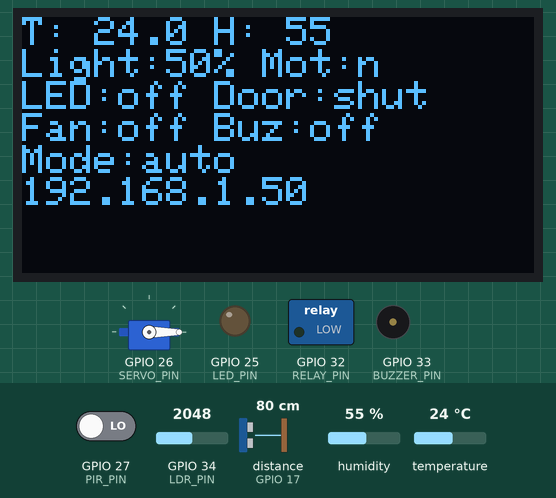
Recording of a sketch running on a simulated ESP32. Parts: servo, 128×64 one-colour display, switched loads named in the sketch (green lamp = pin HIGH), output pins drawn as LEDs (lit = HIGH), buzzer (waves = sounding, pin HIGH). Wiring (inferred from the names in the program): ultrasonic range finder: trigger GPIO 5; echo GPIO 17. The inputs (shaded band) are chosen by the test bench; at power-on: distance to the obstacle (sensor on GPIO 17) 80 cm, temperature 24 °C, GPIO 27 (PIR_PIN) LOW, GPIO 34 (LDR_PIN) = 2048, humidity 55 %. The echo pulse lasts 58.3 µs per cm; WiFi joins after 1.5 s; servers stay silent unless stated; pins used as bus, display or sensor lines are not drawn; what the sketch prints to the serial monitor is not drawn.

Above: at 2.7 s.
2.8 s: distance to the obstacle (sensor on GPIO 17) set to 6 cm
4.3 s: distance to the obstacle (sensor on GPIO 17) set to 3 cm
At 5.6 s:
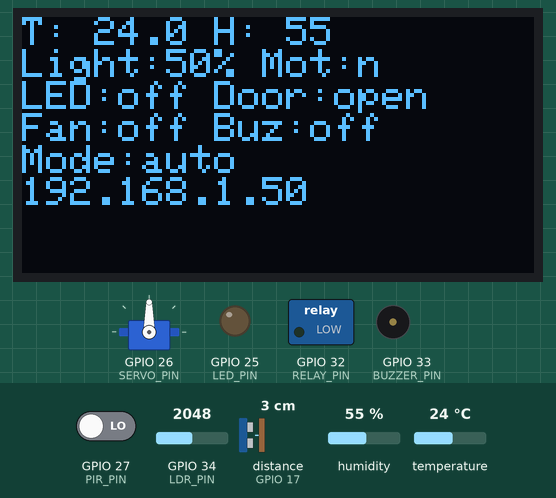
6.0 s: temperature set to 29.1 °C
At 7.1 s:
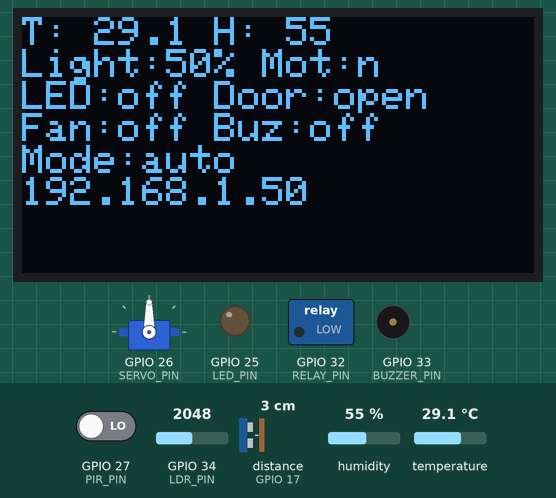
8.0 s: temperature set to 30.3 °C
At 11.4 s:
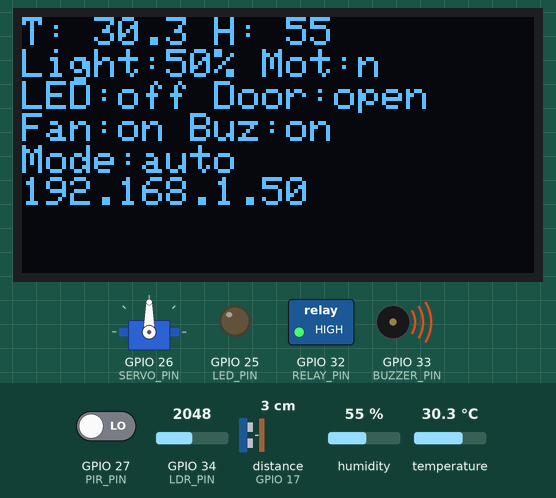
12.0 s: distance to the obstacle (sensor on GPIO 17) set to 9 cm
At 16.4 s:
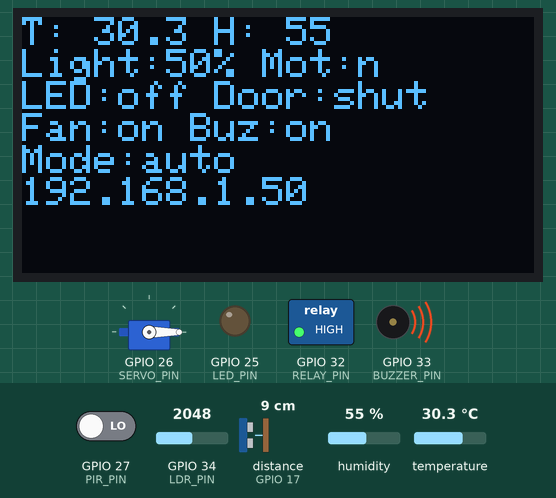
17.0 s: GPIO 27 (PIR_PIN) driven HIGH
At 17.9 s:
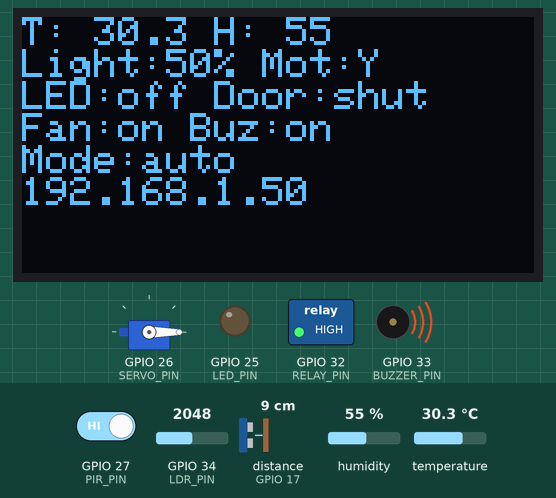
Timing chart, 0 to 20.0 s (numbered marks = the images above; inputs shaded):
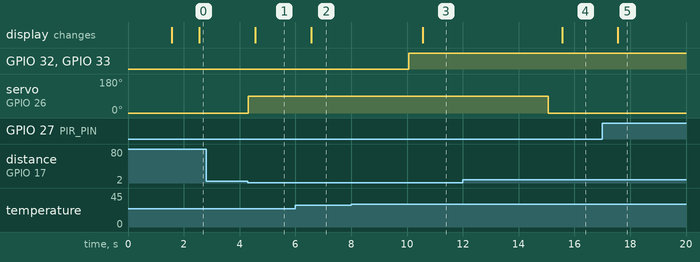

Measured:
- the behaviour switches between 5 and 4 cm on distance to the obstacle (sensor on GPIO 17) (found by bisection; images 0 and 1)
- the behaviour switches between 29.9 and 30 °C on temperature (found by bisection; images 2 and 3)
- after the input at 2.8 s, every drawn part: stays the same
- after the input at 4.3 s, servo on GPIO 26 (SERVO_PIN): 0° → 90° at once; the display: changes after 0.26 s (image 1)
- after the input at 6.0 s, the display: changes after 0.56 s (image 2)
- after the input at 8.0 s, GPIO 32 (RELAY_PIN), GPIO 33 (BUZZER_PIN): LOW → HIGH after 2.1 s; the display: changes after 2.6 s (image 3)
- after the input at 12.0 s, servo on GPIO 26 (SERVO_PIN): 90° → 0° after 3.1 s; the display: changes after 3.6 s (image 4)
- after the input at 17.0 s, the display: changes after 0.56 s (image 5)

The sketch:

smarthome.ino
```cpp
// Ухаалаг гэр: нэг ESP32 дээр бүх зүйл (сенсор, автомат дүрэм, удирдлага, OLED, вэб сервер)
// Library: "DHT sensor library", "Adafruit SSD1306", "Adafruit GFX Library", "ESP32Servo"
#include <WiFi.h>
#include <WebServer.h>
#include <Wire.h>
#include <Adafruit_GFX.h>
#include <Adafruit_SSD1306.h>
#include <DHT.h>
#include <ESP32Servo.h>

// ---- Өөрчлөх хэсэг ----
const char* WIFI_SSID = "Samsung s27 ultira plas";
const char* WIFI_PASS = "00111111";

// ---- Pin ----
#define DHT_PIN 4
#define PIR_PIN 27
#define LDR_PIN 34     // analog (зөвхөн input pin)
#define TRIG_PIN 5
#define ECHO_PIN 17    // HC-SR04 ECHO нь 5V өгдөг тул резисторын хуваагчаар оруулах
#define SONAR_VCC_PIN 19  // HC-SR04 VCC-г GPIO-оос тэжээж байгаа (HIGH)
#define SONAR_GND_PIN 18  // HC-SR04 GND-г GPIO-оор холбосон (LOW)
#define LED_PIN 25
#define SERVO_PIN 26
#define BUZZER_PIN 33
#define RELAY_PIN 32
// OLED: SDA = 21, SCL = 22

// ---- Автомат дүрмийн хязгаарууд ----
const float TEMP_HIGH = 30;                  // °C, buzzer + relay асна
const float TEMP_LOW = 29;                   // °C, энээс доош болвол унтарна
const int DARK_LIGHT = 30;                   // гэрэл 0-100%, энээс бага бол харанхуй
const float DOOR_DISTANCE = 5;               // см
const unsigned long DOOR_CLOSE_DELAY = 3000; // мс
const unsigned long LED_OFF_DELAY = 300000;  // мс (5 минут)
const int DOOR_OPEN_ANGLE = 90;
const int DOOR_CLOSED_ANGLE = 0;

WebServer server(80);
DHT dht(DHT_PIN, DHT22);
Adafruit_SSD1306 oled(128, 64, &Wire, -1);
Servo door;

// сенсорын утгууд
float temperature = NAN, humidity = NAN, distanceCm = -1;
int light = 0, motion = 0;

// төхөөрөмжүүдийн төлөв
bool ledOn = false, doorOpen = false, buzzerOn = false, relayOn = false;
bool autoMode = true;

unsigned long lastMotion = 0, lastNear = 0;
bool tempAlert = false;
String ipText = "";

// температур, чийгшлийн түүх (RAM дотор, 10 секунд тутамд)
const int HIST = 90;
float histT[HIST], histH[HIST];
int histCount = 0, histPos = 0;

// үйл явдлын лог
const int EV = 12;
String evText[EV];
unsigned long evTime[EV];
int evCount = 0, evPos = 0;

const char PAGE[] PROGMEM = R"rawliteral(
<!DOCTYPE html>
<html lang="mn"><head><meta charset="UTF-8">
<meta name="viewport" content="width=device-width, initial-scale=1">
<title>Ухаалаг гэр</title>
<style>
body{font-family:Arial,sans-serif;background:#f2f4f7;margin:0;padding:16px;color:#222}
h1{margin:0 0 12px} h2{margin-top:0;font-size:18px}
.cards{display:flex;gap:12px;flex-wrap:wrap;margin-bottom:12px}
.card{background:#fff;border-radius:8px;padding:12px 16px;min-width:110px;flex:1;box-shadow:0 1px 3px #0002}
.card span{display:block;color:#666;font-size:13px} .card b{font-size:24px}
.box{background:#fff;border-radius:8px;padding:16px;margin-bottom:12px;box-shadow:0 1px 3px #0002}
.alert{background:#d93025;color:#fff;padding:10px 16px;border-radius:8px;margin-bottom:12px;font-weight:bold}
.hint{color:#666;font-size:13px}
table{border-collapse:collapse;width:100%} td{padding:8px;border-bottom:1px solid #eee}
button{padding:6px 12px;border:1px solid #888;border-radius:4px;background:#fff;cursor:pointer}
button:disabled{opacity:.4;cursor:not-allowed}
button.active{background:#1a73e8;color:#fff;border-color:#1a73e8}
.on{color:#188038;font-weight:bold} .off{color:#888}
#events{padding-left:18px;margin:0;font-size:14px} .ev-alert{color:#d93025;font-weight:bold}
canvas{width:100%;height:160px}
</style></head><body>
<h1>Ухаалаг гэр <small id="conn" style="font-size:13px;color:#888"></small></h1>
<div class="cards">
<div class="card"><span>Температур</span><b id="temp">--</b></div>
<div class="card"><span>Чийгшил</span><b id="hum">--</b></div>
<div class="card"><span>Гэрэл</span><b id="light">--</b></div>
<div class="card"><span>Хөдөлгөөн</span><b id="motion">--</b></div>
<div class="card"><span>Зай</span><b id="dist">--</b></div>
</div>
<div id="alert" class="alert" hidden>Анхааруулга: температур 30°C-ээс өндөр байна!</div>
<div class="box"><h2>Удирдлага</h2>
<p>Горим: <button id="m-auto" onclick="send('mode','auto')">Автомат</button>
<button id="m-manual" onclick="send('mode','manual')">Гараар</button></p>
<p id="hint" class="hint">Автомат горимд товчнууд идэвхгүй. Гараар удирдахын тулд "Гараар" горимыг сонго.</p>
<table>
<tr><td>LED</td><td id="s-led"></td><td><button class="ctl" onclick="send('led','on')">Асаах</button> <button class="ctl" onclick="send('led','off')">Унтраах</button></td></tr>
<tr><td>Хаалга (servo)</td><td id="s-door"></td><td><button class="ctl" onclick="send('door','open')">Нээх</button> <button class="ctl" onclick="send('door','closed')">Хаах</button></td></tr>
<tr><td>Сэнс (relay)</td><td id="s-relay"></td><td><button class="ctl" onclick="send('relay','on')">Асаах</button> <button class="ctl" onclick="send('relay','off')">Унтраах</button></td></tr>
<tr><td>Buzzer</td><td id="s-buzzer"></td><td><button class="ctl" onclick="send('buzzer','on')">Асаах</button> <button class="ctl" onclick="send('buzzer','off')">Унтраах</button></td></tr>
</table></div>
<div class="box"><h2>Температур (улаан), чийгшил (цэнхэр)</h2>
<canvas id="chart"></canvas><p id="range" class="hint"></p></div>
<div class="box"><h2>Үйл явдлууд</h2><ul id="events"></ul></div>
<script>
const txt={on:'Асаалттай',off:'Унтраалттай',open:'Нээлттэй',closed:'Хаалттай'};
const $=i=>document.getElementById(i);
function ago(s){return s<60?s+' сек':s<3600?Math.floor(s/60)+' мин':Math.floor(s/3600)+' цаг'}
function line(c,a,col,min,max){
  if(a.length<2)return; c.strokeStyle=col; c.lineWidth=2; c.beginPath();
  a.forEach((v,i)=>{const x=i*(c.canvas.width-1)/(a.length-1);
    const y=c.canvas.height-4-(v-min)/(max-min||1)*(c.canvas.height-8);
    i?c.lineTo(x,y):c.moveTo(x,y)}); c.stroke();
}
function draw(t,h){
  const cv=$('chart'); cv.width=cv.clientWidth; cv.height=cv.clientHeight;
  const c=cv.getContext('2d'); c.clearRect(0,0,cv.width,cv.height);
  if(t.length<2){$('range').textContent='Түүх цуглаж байна...';return}
  const mn=Math.min(...t)-1, mx=Math.max(...t)+1;
  line(c,t,'#d93025',mn,mx); line(c,h,'#1a73e8',0,100);
  $('range').textContent='Температур: '+Math.min(...t)+'-'+Math.max(...t)+'°C, сүүлийн '+Math.round(t.length*10/60)+' минут';
}
function render(d){
  $('conn').textContent='';
  $('temp').textContent=d.temp===null?'--':d.temp+' °C';
  $('hum').textContent=d.hum===null?'--':d.hum+' %';
  $('light').textContent=d.light+' %';
  $('motion').textContent=d.motion?'Илэрсэн':'Байхгүй';
  $('dist').textContent=d.dist>0?d.dist+' см':'--';
  $('alert').hidden=!(d.temp>=30);
  ['led','door','relay','buzzer'].forEach(n=>{const e=$('s-'+n);e.textContent=txt[d[n]];
    e.className=(d[n]=='on'||d[n]=='open')?'on':'off'});
  const a=d.mode=='auto';
  $('m-auto').className=a?'active':''; $('m-manual').className=a?'':'active';
  document.querySelectorAll('.ctl').forEach(b=>b.disabled=a); $('hint').hidden=!a;
  $('events').innerHTML=d.events.map(e=>'<li class="'+(e.alert?'ev-alert':'')+'">'+ago(e.ago)+' өмнө - '+e.msg+'</li>').join('');
  draw(d.histT,d.histH);
}
async function load(){
  try{render(await (await fetch('/api/data')).json())}
  catch(e){$('conn').textContent='(холболт алдаатай)'}
}
async function send(t,v){
  const r=await fetch('/api/cmd?target='+t+'&value='+v,{method:'POST'});
  if(!r.ok)alert(await r.text()); load();
}
load(); setInterval(load,2000);
</script></body></html>
)rawliteral";

// ---------- лог, төлөв өөрчлөх ----------

void addEvent(String msg, bool isAlert = false) {
  evText[evPos] = (isAlert ? "!" : "") + msg;
  evTime[evPos] = millis();
  evPos = (evPos + 1) % EV;
  if (evCount < EV) evCount++;
  Serial.println(msg);
}

void setLed(bool on, String why) {
  if (ledOn == on) return;
  ledOn = on;
  digitalWrite(LED_PIN, on);
  addEvent(String("LED ") + (on ? "асав" : "унтарлаа") + " (" + why + ")");
}

void setDoor(bool open, String why) {
  if (doorOpen == open) return;
  doorOpen = open;
  door.write(open ? DOOR_OPEN_ANGLE : DOOR_CLOSED_ANGLE);
  addEvent(String("Хаалга ") + (open ? "нээгдлээ" : "хаагдлаа") + " (" + why + ")");
}

void setBuzzer(bool on, String why) {
  if (buzzerOn == on) return;
  buzzerOn = on;
  digitalWrite(BUZZER_PIN, on);
  addEvent(String("Buzzer ") + (on ? "асав" : "унтарлаа") + " (" + why + ")");
}

void setRelay(bool on, String why) {
  if (relayOn == on) return;
  relayOn = on;
  digitalWrite(RELAY_PIN, on);  // relay модуль LOW-ээр асдаг бол эсрэгээр нь болго
  addEvent(String("Сэнс ") + (on ? "асав" : "унтарлаа") + " (" + why + ")");
}

// ---------- сенсор ----------

float readDistance() {
  digitalWrite(TRIG_PIN, LOW);
  delayMicroseconds(2);
  digitalWrite(TRIG_PIN, HIGH);
  delayMicroseconds(10);
  digitalWrite(TRIG_PIN, LOW);
  long t = pulseIn(ECHO_PIN, HIGH, 30000);
  if (t == 0) return -1;
  return t * 0.0343 / 2;
}

// 0-100% (өндөр = гэрэлтэй). Модулийн төрлөөс шалтгаалж эсрэгээр байвал 100 - x болго
int readLight() {
  return 100 - analogRead(LDR_PIN) * 100 / 4095;
}

// ---------- автомат дүрмүүд ----------

void applyRules() {
  unsigned long now = millis();
  if (motion == 1) lastMotion = now;

  bool tempValid = !isnan(temperature);
  if (tempValid && temperature >= TEMP_HIGH && !tempAlert) {
    tempAlert = true;
    addEvent("Температур " + String(temperature, 1) + "°C хүрлээ", true);
  } else if (tempValid && temperature <= TEMP_LOW) {
    tempAlert = false;
  }

  if (!autoMode) return;

  // Харанхуй + хөдөлгөөн -> LED, 5 минут хөдөлгөөнгүй бол унтарна
  if (motion == 1 && light < DARK_LIGHT) {
    setLed(true, "харанхуй + хөдөлгөөн");
  } else if (motion == 0 && now - lastMotion > LED_OFF_DELAY) {
    setLed(false, "5 минут хөдөлгөөнгүй");
  }

  // 5 см-ээс ойр объект -> хаалга нээгдэнэ
  if (distanceCm > 0 && distanceCm < DOOR_DISTANCE) {
    lastNear = now;
    setDoor(true, "объект " + String(distanceCm, 1) + " см");
  } else if (doorOpen && now - lastNear > DOOR_CLOSE_DELAY) {
    setDoor(false, "объект алга болсон");
  }

  // Температур 30°C-ээс дээш -> buzzer + relay
  if (tempValid) {
    if (temperature >= TEMP_HIGH) {
      setBuzzer(true, "температур өндөр");
      setRelay(true, "температур өндөр");
    } else if (temperature <= TEMP_LOW) {
      setBuzzer(false, "температур буурсан");
      setRelay(false, "температур буурсан");
    }
  }
}

// ---------- вэб сервер ----------

void handleRoot() {
  server.send_P(200, "text/html; charset=utf-8", PAGE);
}

void handleData() {
  String j = "{";
  j += "\"temp\":" + (isnan(temperature) ? String("null") : String(temperature, 1));
  j += ",\"hum\":" + (isnan(humidity) ? String("null") : String(humidity, 1));
  j += ",\"light\":" + String(light);
  j += ",\"motion\":" + String(motion);
  j += ",\"dist\":" + String(distanceCm, 1);
  j += ",\"led\":\"" + String(ledOn ? "on" : "off") + "\"";
  j += ",\"door\":\"" + String(doorOpen ? "open" : "closed") + "\"";
  j += ",\"buzzer\":\"" + String(buzzerOn ? "on" : "off") + "\"";
  j += ",\"relay\":\"" + String(relayOn ? "on" : "off") + "\"";
  j += ",\"mode\":\"" + String(autoMode ? "auto" : "manual") + "\"";

  // түүх (хуучнаас шинэ рүү)
  String t = "[", h = "[";
  for (int i = 0; i < histCount; i++) {
    int k = (histPos - histCount + i + HIST) % HIST;
    if (i > 0) { t += ","; h += ","; }
    t += String(histT[k], 1);
    h += String(histH[k], 1);
  }
  j += ",\"histT\":" + t + "],\"histH\":" + h + "]";

  // үйл явдлууд (шинэ нь эхэнд)
  j += ",\"events\":[";
  for (int i = 0; i < evCount; i++) {
    int k = (evPos - 1 - i + EV) % EV;
    String m = evText[k];
    bool isAlert = m.startsWith("!");
    if (isAlert) m = m.substring(1);
    if (i > 0) j += ",";
    j += "{\"ago\":" + String((millis() - evTime[k]) / 1000) + ",\"alert\":" + (isAlert ? "true" : "false") +
         ",\"msg\":\"" + m + "\"}";
  }
  j += "]}";
  server.send(200, "application/json", j);
}

void handleCmd() {
  String target = server.arg("target");
  String value = server.arg("value");

  if (target == "mode" && (value == "auto" || value == "manual")) {
    autoMode = (value == "auto");
    addEvent(String("Горим: ") + (autoMode ? "автомат" : "гараар"));
    server.send(200, "text/plain", "ok");
    return;
  }
  if (autoMode) {
    server.send(409, "text/plain", "Автомат горимд гараар удирдах боломжгүй");
    return;
  }

  bool on = (value == "on");
  if (target == "led" && (value == "on" || value == "off")) setLed(on, "гараар");
  else if (target == "buzzer" && (value == "on" || value == "off")) setBuzzer(on, "гараар");
  else if (target == "relay" && (value == "on" || value == "off")) setRelay(on, "гараар");
  else if (target == "door" && (value == "open" || value == "closed")) setDoor(value == "open", "гараар");
  else {
    server.send(400, "text/plain", "Буруу команд");
    return;
  }
  server.send(200, "text/plain", "ok");
}

// ---------- WiFi, OLED ----------

void connectWifi() {
  WiFi.mode(WIFI_STA);
  WiFi.begin(WIFI_SSID, WIFI_PASS);
  int tries = 0;
  while (WiFi.status() != WL_CONNECTED && tries < 40) {
    delay(500);
    tries++;
  }
  if (WiFi.status() == WL_CONNECTED) {
    ipText = WiFi.localIP().toString();
  } else {
    // hotspot олдсонгүй бол өөрөө WiFi үүсгэнэ
    WiFi.mode(WIFI_AP);
    WiFi.softAP("SmartHome");
    ipText = WiFi.softAPIP().toString();
  }
  Serial.println("Хаяг: http://" + ipText);
}

void showOled() {
  oled.clearDisplay();
  oled.setTextSize(1);
  oled.setTextColor(SSD1306_WHITE);
  oled.setCursor(0, 0);
  oled.print("T: ");
  if (isnan(temperature)) oled.print("--"); else oled.print(temperature, 1);
  oled.print(" H: ");
  if (isnan(humidity)) oled.println("--"); else oled.println(humidity, 0);
  oled.print("Light:"); oled.print(light); oled.print("% Mot:"); oled.println(motion ? "Y" : "n");
  oled.print("LED:"); oled.print(ledOn ? "on" : "off");
  oled.print(" Door:"); oled.println(doorOpen ? "open" : "shut");
  oled.print("Fan:"); oled.print(relayOn ? "on" : "off");
  oled.print(" Buz:"); oled.println(buzzerOn ? "on" : "off");
  oled.print("Mode:"); oled.println(autoMode ? "auto" : "manual");
  oled.println(ipText);
  oled.display();
}

void setup() {
  Serial.begin(115200);
  pinMode(PIR_PIN, INPUT);
  pinMode(TRIG_PIN, OUTPUT);
  pinMode(ECHO_PIN, INPUT);
  pinMode(SONAR_VCC_PIN, OUTPUT);
  pinMode(SONAR_GND_PIN, OUTPUT);
  digitalWrite(SONAR_VCC_PIN, HIGH);
  digitalWrite(SONAR_GND_PIN, LOW);
  pinMode(LED_PIN, OUTPUT);
  pinMode(BUZZER_PIN, OUTPUT);
  pinMode(RELAY_PIN, OUTPUT);
  digitalWrite(LED_PIN, LOW);
  digitalWrite(BUZZER_PIN, LOW);
  digitalWrite(RELAY_PIN, LOW);
  door.attach(SERVO_PIN);
  door.write(DOOR_CLOSED_ANGLE);
  dht.begin();
  oled.begin(SSD1306_SWITCHCAPVCC, 0x3C);

  connectWifi();

  server.on("/", HTTP_GET, handleRoot);
  server.on("/api/data", HTTP_GET, handleData);
  server.on("/api/cmd", HTTP_POST, handleCmd);
  server.begin();
  addEvent("Систем эхэллээ");
}

unsigned long lastSensor = 0, lastDht = 0, lastHist = 0, lastOled = 0;

void loop() {
  server.handleClient();
  unsigned long now = millis();

  // DHT22-г 2 секунд тутамд уншина
  if (now - lastDht >= 2000) {
    lastDht = now;
    float t = dht.readTemperature();
    float h = dht.readHumidity();
    if (!isnan(t) && !isnan(h)) {
      temperature = t;
      humidity = h;
    }
  }

  // бусад сенсор, дүрэм 0.25 секунд тутам (хаалга хурдан хариу өгөхөөр)
  if (now - lastSensor >= 250) {
    lastSensor = now;
    light = readLight();
    motion = digitalRead(PIR_PIN);
    distanceCm = readDistance();
    applyRules();
  }

  if (now - lastOled >= 1000) {
    lastOled = now;
    showOled();
  }

  // түүхэнд 10 секунд тутам хадгална
  if (now - lastHist >= 10000 && !isnan(temperature)) {
    lastHist = now;
    histT[histPos] = temperature;
    histH[histPos] = humidity;
    histPos = (histPos + 1) % HIST;
    if (histCount < HIST) histCount++;
  }
}
```
